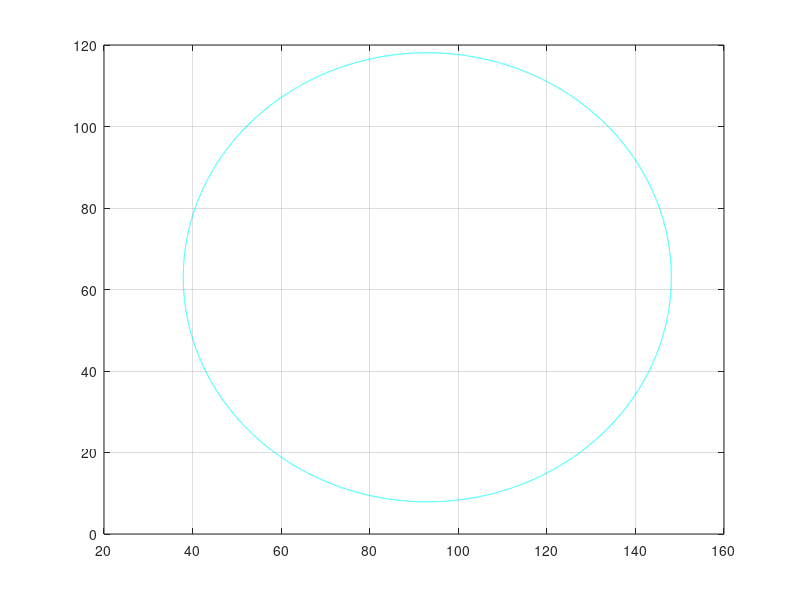

MATLAB code for this plot: (Note: this script raises an error after producing the figure.)
clear
format long
clc

LA = 55.1;
LB = 46.2;

xA = 93;
yA = 63;

xB = 6;
yB = 16;

% X(1) = xP och X(2) = yP
% Ekvationssystemet
f = @(X)[(xA-X(1))^2+(yA-X(2))^2-(LA)^2;
    (xB-X(1))^2+(yB-X(2))^2-(LB)^2];
% Jacobian Matrisen
J = @(X)[-2*(93-X(1)), - 2*(63-X(2));
    -2*(6-X(1)), - 2*(16-X(2))];

center = [93 ,63]; % center coordinates of the circle [x0,y0] 
radius = 55.1; % radius of the circle
angle = 0:.0001:2*pi;
r = radius;
X = r.*cos(angle)+ center(1);
Y = r.*sin(angle)+ center(2);
plot(X,Y,'c')
hold on;
grid on;
xline(0,'s');
yline(0,'s');
     
center = [6 ,16]; % center coordinates of the circle [x0,y0] 
radius = 46.2; % radius of the circle
angle = 0:.0001:2*pi;
r = radius;
X = r.*cos(angle)+ center(1);
Y = r.*sin(angle)+ center(2);
plot(X,Y,'r')

%När vi plottade cirklarna skär de varandra vid cirka (50.69 , 27.69)
%och cirka (40.28 , 46.96)

X = [50; 27]
h = 1;
hPrev = 0;
iteration = 0;

while norm(h) > 1e-10 && iteration < 500
    hPrev = h;
    h = J(X)\f(X);
    skillnad = X - (X - h)
    X = X - h
    iteration = iteration + 1
    norm(h)/norm(hPrev)^2
end
plot(X(1), X(2), '*')
disp('Value:')
X

X = [50.6; 27.6]
h = 1;
hPrev = 0;
iteration = 0;

while norm(h) > 1e-10 && iteration < 500
    hPrev = h;
    h = J(X)\f(X);
    skillnad = X - (X - h)
    X = X - h
    iteration = iteration + 1
    norm(h)/norm(hPrev)^2
end
plot(X(1), X(2), '*')
disp('Value:')
X

X = [40.28; 46.96]
h = 1;
hPrev = 0;
iteration = 0;

while norm(h) > 1e-10 && iteration < 500
    hPrev = h;
    h = J(X)\f(X);
    skillnad = X - (X - h)
    X = X - h
    iteration = iteration + 1
    norm(h)/norm(hPrev)^2
end
plot(X(1), X(2), '*')
disp('Value:')
X


X = [40.28; 47]
h = 1;
hPrev = 0;
iteration = 0;

while norm(h) > 1e-10 && iteration < 500
    hPrev = h;
    h = J(X)\f(X);
    skillnad = X - (X - h)
    iteration = iteration + 1
    X = X - h
    norm(h)/norm(hPrev)^2
end
plot(X(1), X(2), '*')
disp('Value:')
X

%Vi har kvadratisk konvergens - vi kan se detta genom att använda
%tumreglerna.

%Vi fick punkterna (50.6, 27.6) och (40.2, 46.9)

